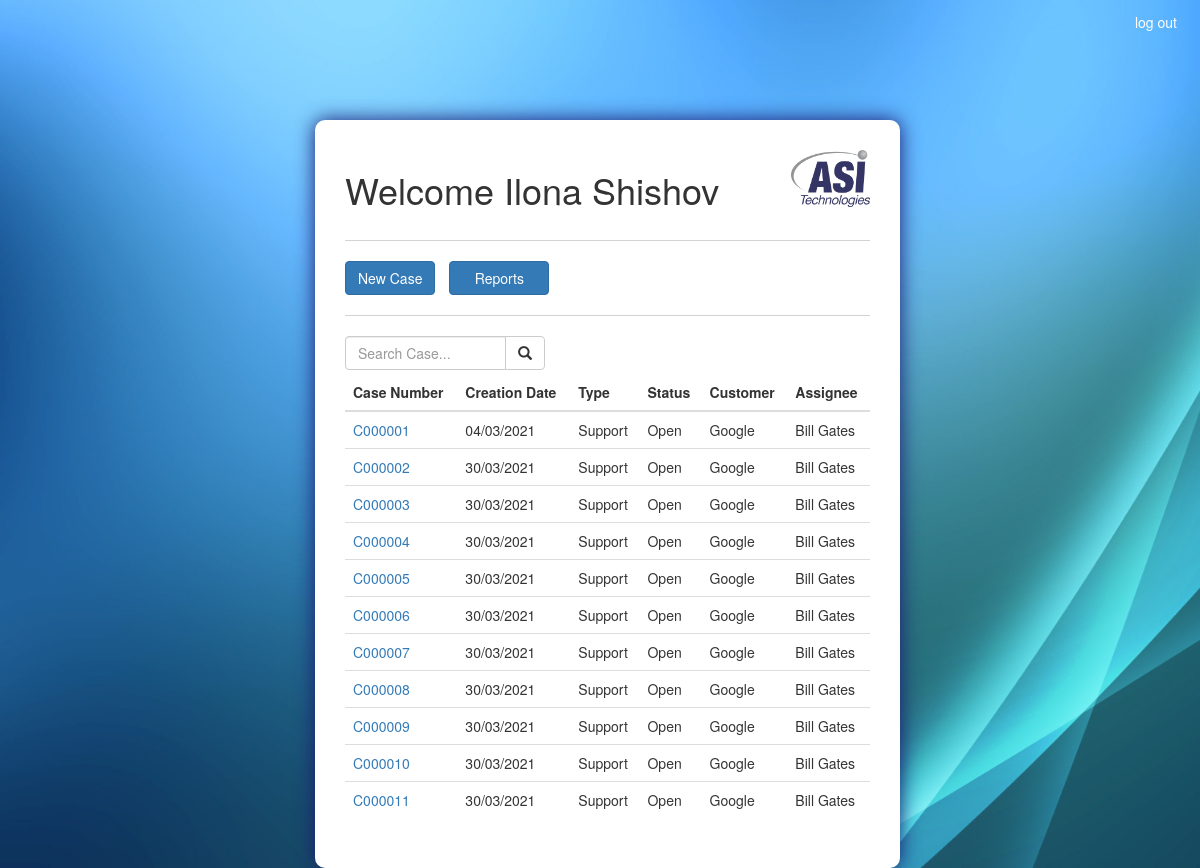
Before: /dashboard/ (signed in) with the older database file.
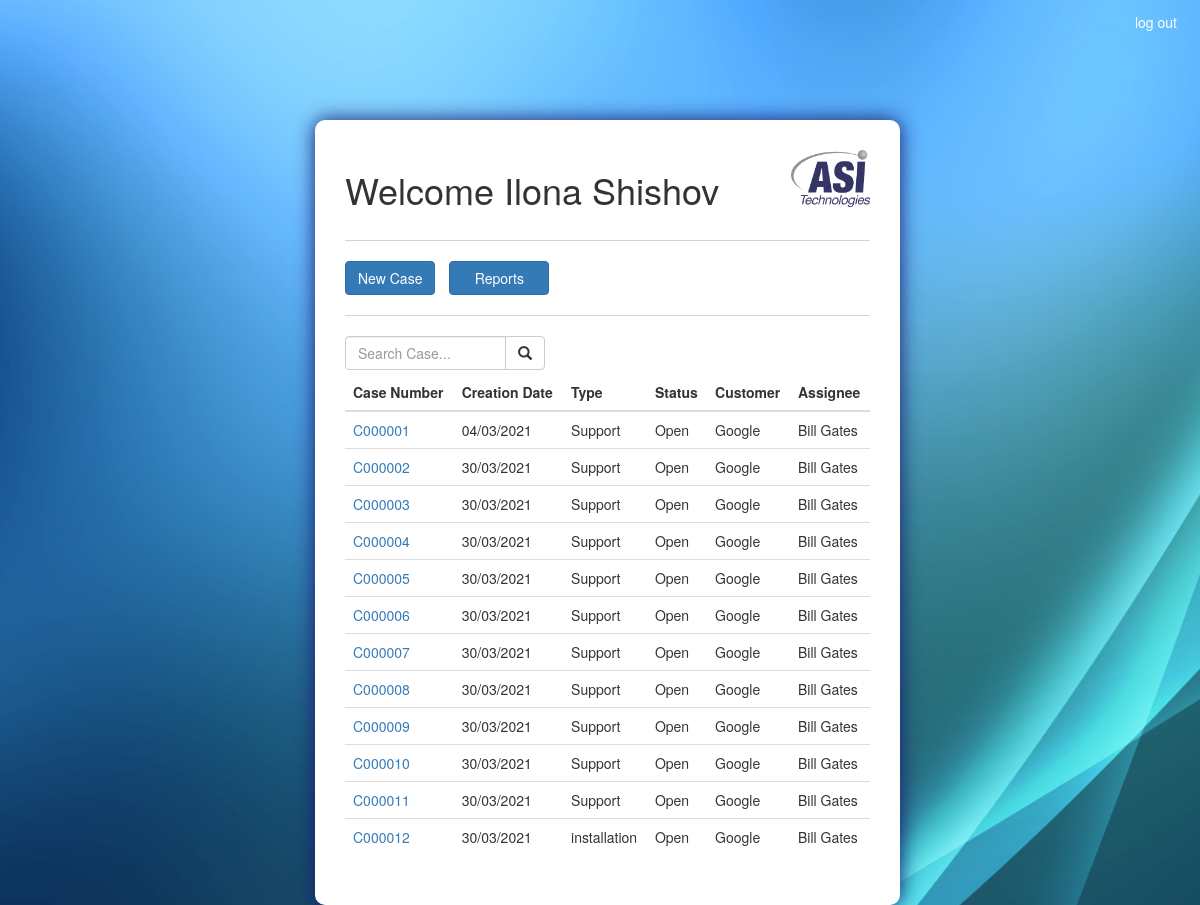
After: the same page with the newer database file.
### ASISupport_app/models.py (models this page shows, shortened)
class Case(models.Model):
	TYPES = (
		('Support', 'Support'),
		('Training', 'Training'),
		('Maintenance', 'Maintenance'),
		('installation','Installation')
	)
	STATUSES = (
		('Open', 'Open'),
		('Resolved', 'Resolved'),
		('Closed', 'Closed'),
		('On Hold','On Hold'),
		('Cancelled','Cancelled')
	)
	case_num 				= models.CharField(max_length=100, primary_key=True)
	case_type 				= models.CharField(max_length=100, choices=TYPES)
	status 					= models.CharField(max_length=100, choices=STATUSES)
	create_date 			= models.DateTimeField(default=timezone.now)
	target_date 			= models.DateField()
	actual_date 			= models.DateField(blank=True, null=True)
	case_manager 			= models.ForeignKey(Employee, on_delete=models.CASCADE)
	machine_down 			= models.BooleanField(default=False)
	customer 				= models.ForeignKey(Customer, on_delete=models.CASCADE)
	customer_contact 		= models.CharField(max_length=100)
	case_description 		= models.TextField()

class Customer(models.Model):
	customer_name 			= models.CharField(max_length=100, primary_key=True)
	def __str__(self):
		return self.customer_name

class Employee(models.Model):
	employee_id 			= models.CharField(max_length=100, primary_key=True)
	first_name 				= models.CharField(max_length=100)
	last_name 				= models.CharField(max_length=100)
	phone_number 			= models.CharField(max_length=100)
	email 					= models.EmailField(max_length=254, unique = True)
	password 				= models.CharField(max_length=100)
	def __str__(self):
		return f'{self.first_name} {self.last_name}'
		'''note: must be unique for case creation unique'''

### ASISupport_app/views.py (the view)
# urls.py: path('dashboard/', views.dashboard_view, name = 'dashboard'),
@login_required(login_url='/accounts/login/')
def dashboard_view(request):
	search_case_value = request.POST.get('search_case')
	if request.method == 'POST' and 'search_case_btn' in request.POST:
		if search_case_value:
			cases = Case.objects.filter(case_num__contains=search_case_value, status='Open')
			return render(request, 'ASISupport_app/dashboard.html', locals())
	cases = Case.objects.filter(status='Open')
	return render(request, 'ASISupport_app/dashboard.html', locals())

### templates/ASISupport_app/dashboard.html (shortened to what this page needs)
<!DOCTYPE html>
{% extends "ASISupport_app/base.html" %}
{% load static %}
{% block head_block %}
	<link rel="stylesheet" type="text/css" href="{% static 'css/dashboard.css' %}">
{% endblock %}
{% block body_block %}
	<section class="col-sm-3 col-sm-6 col-sm-3">
		<form class="form-container" action="{% url 'ASISupport_app:dashboard' %}" method="POST">
			<div class="welcome">
				<h1 class="inline_it">Welcome {{request.user.get_full_name}}</h1>
				<img src="/static/images/ASI_logo.jpg"/>
			</div>
			<hr class="solid">
			<div class="action_btn">
				<a href="{% url 'ASISupport_app:new_case' %}" class="btn btn-primary">New Case</a>
				<button type="submit" class="btn btn-primary not_first">Reports</button>
			</div>
			<hr class="solid">
				<div class="inline_it search_bar">
					<div class="input-group">
						<input type="search" name="search_case" class="form-control" placeholder="Search Case..." aria-lable="Search" value="{{ search_case_value|default_if_none:'' }}" />
						<div class="input-group-btn">
							<button class="btn btn-default" type="submit" name="search_case_btn">
								<i class="glyphicon glyphicon-search"></i>
							</button>
						</div>
					</div>
				</div>
				<table class="table table-hover">
					<thead>
						<tr>
							<th scope="col">Case Number</th>
				    		<th scope="col">Creation Date</th>
				    		<th scope="col">Type</th>
				    		<th scope="col">Status</th>
				    		<th scope="col">Customer</th>
				    		<th scope="col">Assignee</th>
				    	</tr>
					</thead>
					<tbody>
						{% for case in cases %}
						<tr>
							<td><a href="{% url 'ASISupport_app:view_case' case.case_num %}">{{ case.case_num }}</a></td>
							<td>{{ case.create_date|date:'d/m/Y' }}</td>
							<td>{{ case.case_type }}</td>
							<td>{{ case.status }}</td>
							<td>{{ case.customer }}</td>
							<td>{{ case.case_manager }}</td>
						</tr>
						{% endfor %}
					</tbody>
				</table>
		</form>
	</section>
{% endblock %}

Changed rows visible on the page:
added Case: case_num "C000012", create_date "30/03/2021", case_type "installation", status "Open", customer "Google", case_manager "Bill Gates"
